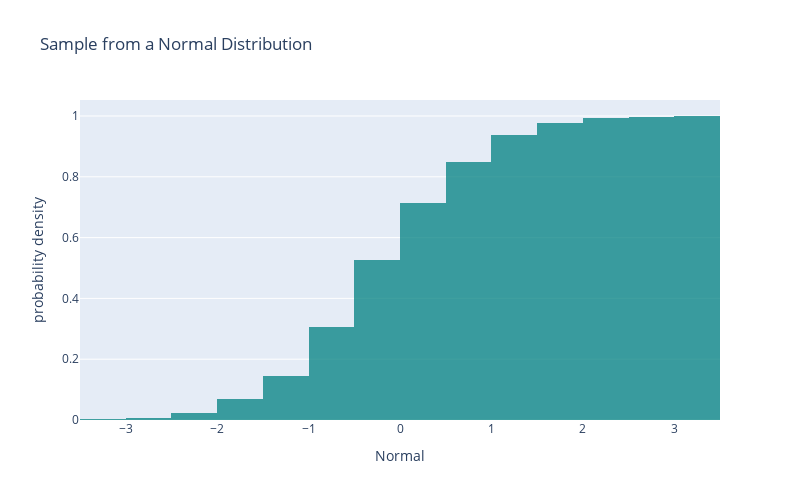

Notebook code for this chart:
### Markdown cell above
8. Snow the histogram in **cummulative form** by setting the input `cummulative` as `True`

### Code cell
fig = px.histogram(df, x="Normal", 
                   cumulative=True,
                   opacity=0.75,
                   color_discrete_sequence=['teal'],
                   nbins=25,
                   histnorm='probability density',
                   height = 500, width = 800,
                   title='Sample from a Normal Distribution')
fig.show()

### Figure 1 — Plotly figure (JSON) as saved in the notebook; plotly's stock layout.template omitted (floating-point values rounded to 4 significant figures; data arrays with more than 128 entries replaced by an {"elided": "..."} marker saying what was removed)
{"data": [{"alignmentgroup": "True", "bingroup": "x", "cumulative": {"enabled": true}, "histnorm": "probability density", "hovertemplate": "Normal=%{x}<br>probability density=%{y}<extra></extra>", "legendgroup": "", "marker": {"color": "teal", "opacity": 0.75, "pattern": {"shape": ""}}, "name": "", "nbinsx": 25, "offsetgroup": "", "orientation": "v", "showlegend": false, "type": "histogram", "x": {"elided": "400 float values"}, "xaxis": "x", "yaxis": "y"}], "layout": {"barmode": "relative", "height": 500, "legend": {"tracegroupgap": 0}, "title": {"text": "Sample from a Normal Distribution"}, "width": 800, "xaxis": {"anchor": "y", "domain": [0, 1], "title": {"text": "Normal"}}, "yaxis": {"anchor": "x", "domain": [0, 1], "title": {"text": "probability density"}}}}
